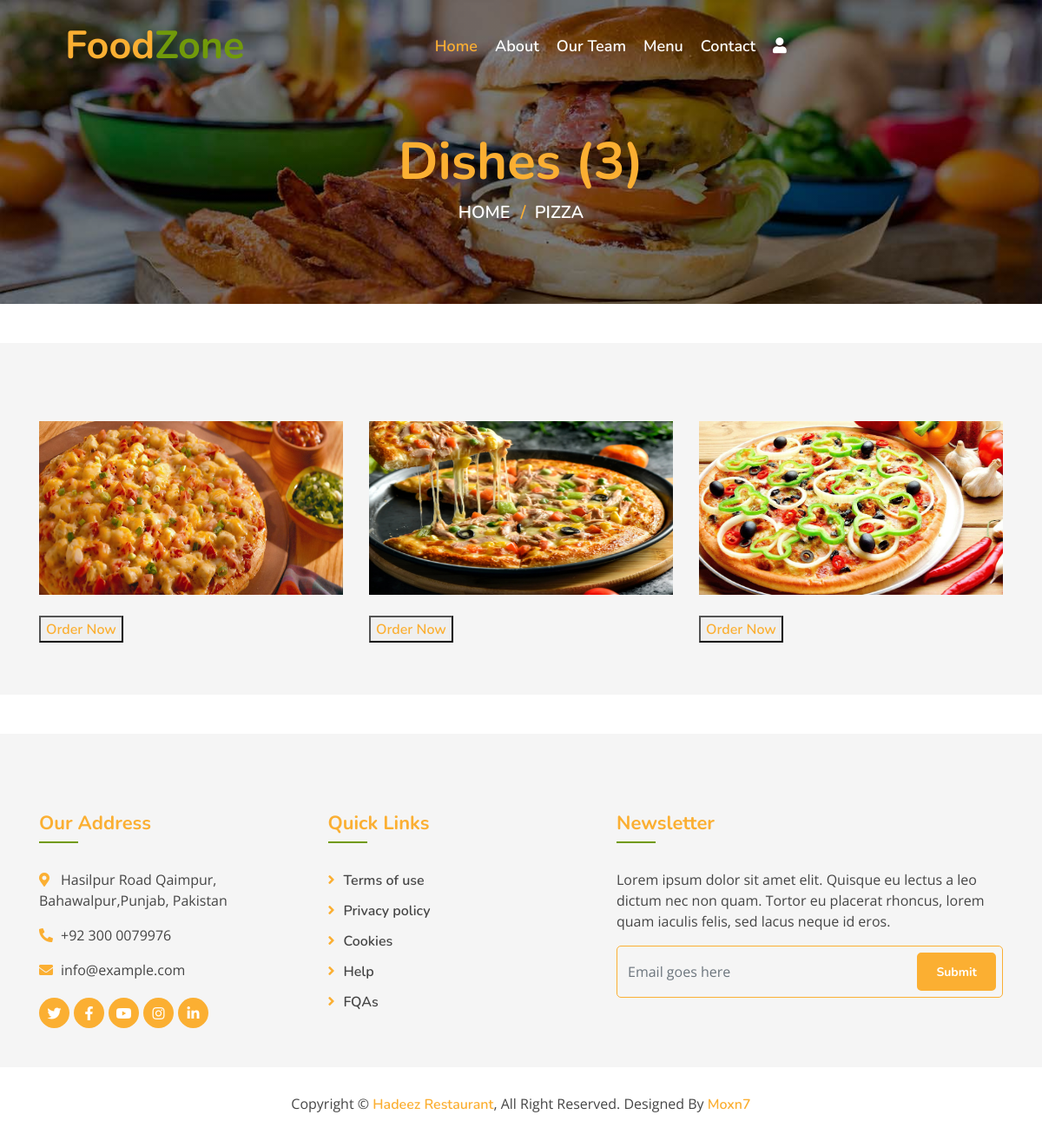
/item_details/14, run on the app's committed database.
### myapp/models.py (models this page shows, shortened)
class Sub_category(models.Model):
    name = models.CharField(max_length=50)
    category = models.ForeignKey(Category,on_delete=models.CASCADE)
    subicon = models.ImageField(upload_to="subicon", default="", null=False)

class Dish(models.Model):
    name = models.CharField(max_length=200, unique=True)
    image = models.ImageField(upload_to='dishes/%Y/%m/%d')
    ingredients = models.TextField(null=True)
    details = models.TextField(blank=True,null=True)
    category = models.ForeignKey(Category, on_delete=models.CASCADE)
    Sub_category = models.ForeignKey(Sub_category, on_delete=models.CASCADE, null=True)
    price = models.FloatField()
    discounted_price = models.FloatField(blank=True,null=True)
    is_available = models.BooleanField(default=True)
    added_on = models.DateTimeField(auto_now_add=True)
    updated_on = models.DateTimeField(auto_now=True)
    class Meta:
        verbose_name_plural ="Dish Table"

### myapp/views.py (the view)
# urls.py: path('item_details/<int:id>',views.Item_Details,name='item_details'),
def Item_Details(request,id):
    sub_category = Sub_category.objects.filter(id=id)
    sub_category1 = get_object_or_404(Sub_category, id=id)
    dishes = Dish.objects.filter(Sub_category=sub_category1)
    context = {
        'sub_category': sub_category,
        'dishes': dishes,
        'sub_category1': sub_category1
    }
    return render(request,'item_detail.html',context)

### templates/item_detail.html
{% extends "base.html" %}
{% block content %}
<div class="page-header mb-0">
    <div class="container">
        <div class="row">
            <div class="col-12">
                <h2>{% if dish_category %} {{dish_category}} {% else %}Dishes {% endif %}({{dishes|length}})</h2>
            </div>
            <div class="col-12">
                <a href="/">Home</a>
                {% for i in sub_category %}
                <a href="/dishes">{{i.name}}</a>
                {% endfor %}
            </div>
        </div>
    </div>
</div>
        <div class="food">
            <div class="container">
                <div class="row align-items-center">
                    {% for i in sub_category %}
                    {% for j in i.dish_set.all %}
                    <div class="col-md-4">
                        <div class="menu-img">
                        <img src="/media/{{j.image}}" style="height: 200px;width: 100%;">
                            <br>
                            <br>
                            <button><a href="{% url 'dish' id=j.id %}">Order Now</a></button>
                        </div>
                    </div>
                    {% endfor %}
                    {% endfor %}
                </div>
            </div>
        </div>
{% endblock %}

### static/css/style.css (style rules this page uses)
body { color: #757575; background: #ffffff; font-family: 'open sans', sans-serif; }
h1, h2, h3, h4, h5, h6 { color: #454545; font-family: 'Nunito', sans-serif; }
a { font-family: 'Nunito', sans-serif; font-weight: 600; color: #fbaf32; transition: .3s; }
.page-header { position: relative; margin-bottom: 45px; padding: 150px 0 90px 0; text-align: center; background: linear-gradient(rgba(0, 0, 0, .5), rgba(0, 0, 0, .5)), url(../img/page-header.jpg); background-position: center; background-repeat: no-repeat; background-size: cover; }
.page-header h2 { position: relative; color: #fbaf32; font-size: 60px; font-weight: 700; }
.page-header a { position: relative; padding: 0 12px; font-size: 20px; text-transform: uppercase; color: #ffffff; }
.page-header a::after { position: absolute; content: "/"; width: 8px; height: 8px; top: -1px; right: -7px; text-align: center; color: #fbaf32; }
.page-header a:last-child::after { display: none; }
.food { position: relative; width: 100%; padding: 90px 0 60px 0; margin: 45px 0; background: rgba(0, 0, 0, .04); }

### data on the page
Sub_category: name "PIZZA"
Dish: image (picture)
Dish: image (picture)
Dish: image (picture)

### other printed values
{{ dishes|length }} "3"
